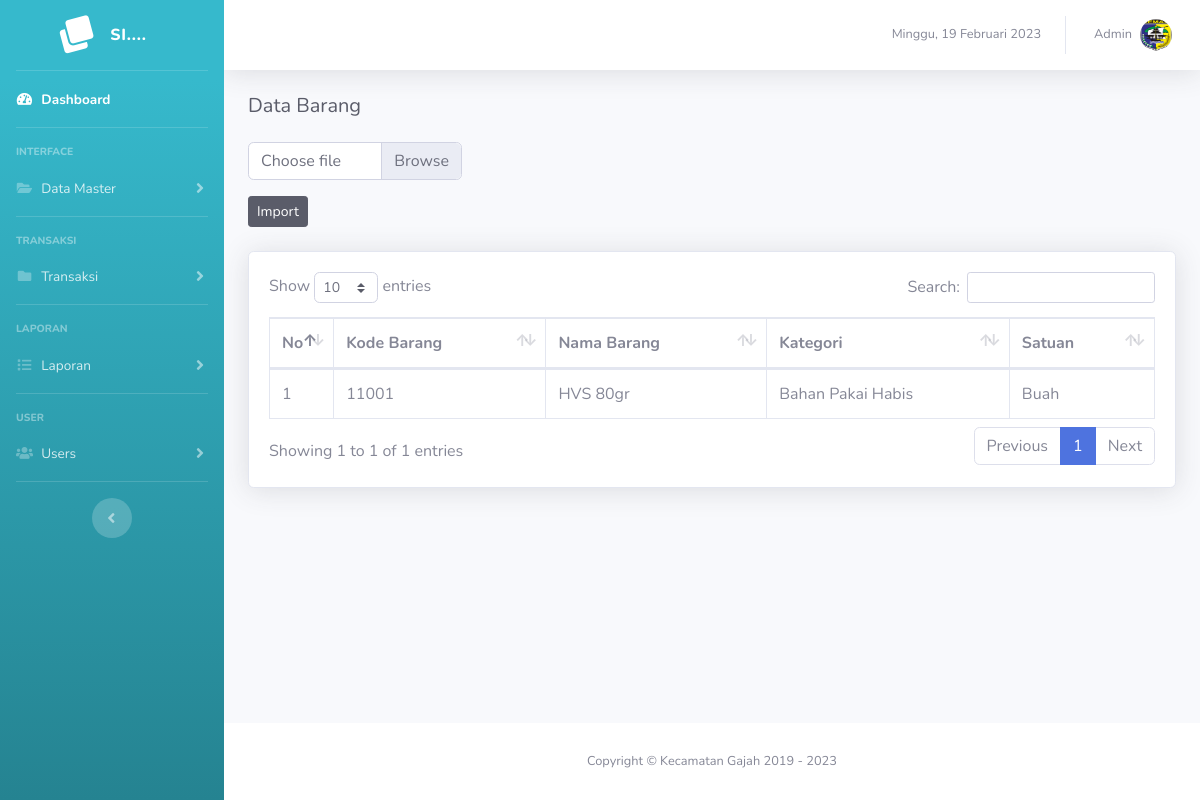
The app's page /barang?page=barang&action=import (signed in), older data.
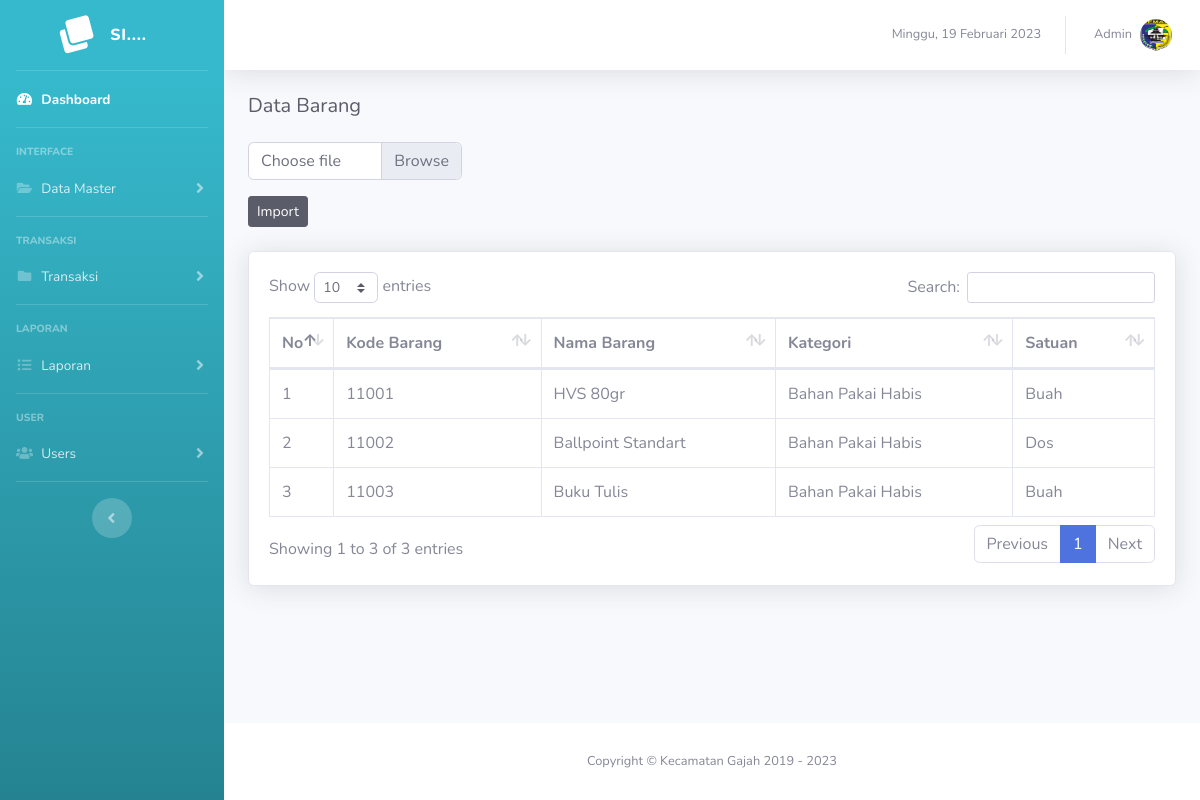
The same page, newer data.
### tables this page shows
CREATE TABLE `tb_barang` (
  `id_barang` int(11) NOT NULL,
  `id_kategori` int(11) NOT NULL,
  `kode_barang` varchar(20) NOT NULL,
  `nama_barang` varchar(100) NOT NULL,
  `satuan_barang` varchar(20) NOT NULL
);

CREATE TABLE `tb_kategori` (
  `id_kategori` int(11) NOT NULL,
  `kategori` varchar(50) NOT NULL
);

### page/barang/import.php (the view, shortened to what this page needs)
<h5 class="h5 mb-4 text-gray-800">Data Barang</h5>
<div class="row">
  <div class="col-md-3">
    <form action="" method="post" enctype="multipart/form-data">
      <div class="form-group">
        <div class="custom-file">
          <label class="custom-file-label" for="customFile">Choose file</label>
        </div>
      </div>
      <button type="submit" name="import" class="btn btn-dark btn-sm">Import</button>
    </form>
  </div>
</div>
<div class="card shadow my-4">
  <div class="card-body">
    <div class="table-responsive">
      <table class="table table-bordered" id="dataTable" width="100%" cellspacing="0">
        <thead>
          <tr>
            <th width="5%">No</th>
            <th>Kode Barang</th>
            <th>Nama Barang</th>
            <th>Kategori</th>
            <th>Satuan</th>
          </tr>
        </thead>
        <tbody>
          <?php
          $no = 1;
          $sql = $conn->query("SELECT * FROM tb_barang");
          foreach ($sql as $key => $value) :
          ?>
            <tr>
              <td><?= $no++; ?></td>
              <td><?= $value['kode_barang']; ?></td>
              <td><?= $value['nama_barang']; ?></td>
              <?php
              $id_kategori = $value['id_kategori'];
              $kategori = $conn->query("SELECT * FROM tb_kategori WHERE id_kategori = '$id_kategori'");
              foreach ($kategori as $key => $data_kategori) {
                echo "<td>$data_kategori[kategori]</td>";
              }
              ?>
              <td><?= $value['satuan_barang']; ?></td>
            </tr>
          <?php endforeach; ?>
        </tbody>
      </table>
    </div>
  </div>
</div>

Row changes from the older to the newer data that the page shows:
added tb_barang: kode_barang "11002", nama_barang "Ballpoint Standart", satuan_barang "Dos", tb_kategori (kategori "Bahan Pakai Habis")
added tb_barang: kode_barang "11003", nama_barang "Buku Tulis", satuan_barang "Buah", tb_kategori (kategori "Bahan Pakai Habis")
Text that changed along with them:
text written by a page script: "Show entries Search: Showing 1 to 1 of 1 entries Previous 1 Next" → "Show entries Search: Showing 1 to 3 of 3 entries Previous 1 Next"
